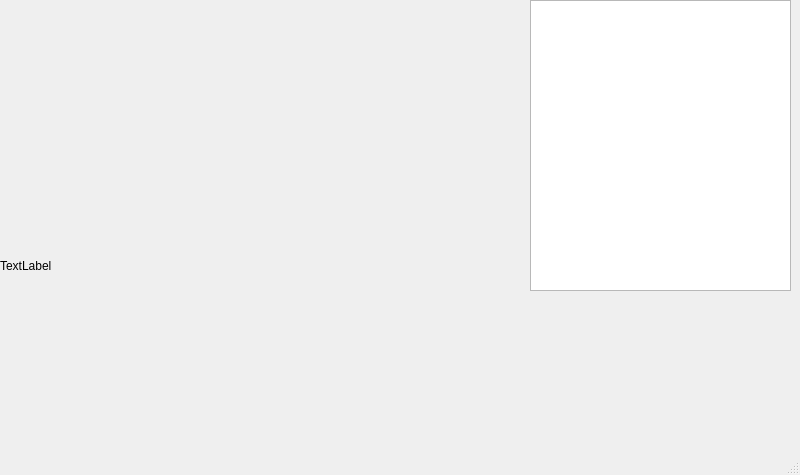
<?xml version="1.0" encoding="UTF-8"?>
<ui version="4.0">
 <class>imageviewer</class>
 <widget class="QMainWindow" name="imageviewer">
  <property name="geometry">
   <rect>
    <x>0</x>
    <y>0</y>
    <width>800</width>
    <height>475</height>
   </rect>
  </property>
  <property name="styleSheet">
   <string notr="true">/*
 * The MIT License (MIT)
 *
 * Copyright (c) &lt;2013-2014&gt; &lt;Colin Duquesnoy&gt;
 *
 * Permission is hereby granted, free of charge, to any person obtaining a copy
 * of this software and associated documentation files (the &quot;Software&quot;), to deal
 * in the Software without restriction, including without limitation the rights
 * to use, copy, modify, merge, publish, distribute, sublicense, and/or sell
 * copies of the Software, and to permit persons to whom the Software is
 * furnished to do so, subject to the following conditions:

 * The above copyright notice and this permission notice shall be included in
 * all copies or substantial portions of the Software.

 * THE SOFTWARE IS PROVIDED &quot;AS IS&quot;, WITHOUT WARRANTY OF ANY KIND, EXPRESS OR
 * IMPLIED, INCLUDING BUT NOT LIMITED TO THE WARRANTIES OF MERCHANTABILITY,
 * FITNESS FOR A PARTICULAR PURPOSE AND NONINFRINGEMENT. IN NO EVENT SHALL THE
 * AUTHORS OR COPYRIGHT HOLDERS BE LIABLE FOR ANY CLAIM, DAMAGES OR OTHER
 * LIABILITY, WHETHER IN AN ACTION OF CONTRACT, TORT OR OTHERWISE, ARISING FROM,
 * OUT OF OR IN CONNECTION WITH THE SOFTWARE OR THE USE OR OTHER DEALINGS IN
 * THE SOFTWARE.
 */
QToolTip
{
    border: 1px solid #76797C;
    background-color: rgb(90, 102, 117);;
    color: white;
    padding: 5px;
    opacity: 200;
}

QWidget
{
    color: #eff0f1;
    background-color: #31363b;
    selection-background-color:#3daee9;
    selection-color: #eff0f1;
    background-clip: border;
    border-image: none;
    border: 0px transparent black;
    outline: 0;
}

QWidget:item:hover
{
    background-color: #18465d;
    color: #eff0f1;
}

QWidget:item:selected
{
    background-color: #18465d;
}

QCheckBox
{
    spacing: 5px;
    outline: none;
    color: #eff0f1;
    margin-bottom: 2px;
}

QCheckBox:disabled
{
    color: #76797C;
}

QCheckBox::indicator,
QGroupBox::indicator
{
    width: 18px;
    height: 18px;
}
QGroupBox::indicator
{
    margin-left: 2px;
}

QCheckBox::indicator:unchecked
{
    image: url(:/qss_icons/rc/checkbox_unchecked.png);
}

QCheckBox::indicator:unchecked:hover,
QCheckBox::indicator:unchecked:focus,
QCheckBox::indicator:unchecked:pressed,
QGroupBox::indicator:unchecked:hover,
QGroupBox::indicator:unchecked:focus,
QGroupBox::indicator:unchecked:pressed
{
  border: none;
    image: url(:/qss_icons/rc/checkbox_unchecked_focus.png);
}

QCheckBox::indicator:checked
{
    image: url(:/qss_icons/rc/checkbox_checked.png);
}

QCheckBox::indicator:checked:hover,
QCheckBox::indicator:checked:focus,
QCheckBox::indicator:checked:pressed,
QGroupBox::indicator:checked:hover,
QGroupBox::indicator:checked:focus,
QGroupBox::indicator:checked:pressed
{
  border: none;
    image: url(:/qss_icons/rc/checkbox_checked_focus.png);
}


QCheckBox::indicator:indeterminate
{
    image: url(:/qss_icons/rc/checkbox_indeterminate.png);
}

QCheckBox::indicator:indeterminate:focus,
QCheckBox::indicator:indeterminate:hover,
QCheckBox::indicator:indeterminate:pressed
{
    image: url(:/qss_icons/rc/checkbox_indeterminate_focus.png);
}

QCheckBox::indicator:checked:disabled,
QGroupBox::indicator:checked:disabled
{
    image: url(:/qss_icons/rc/checkbox_checked_disabled.png);
}

QCheckBox::indicator:unchecked:disabled,
QGroupBox::indicator:unchecked:disabled
{
    image: url(:/qss_icons/rc/checkbox_unchecked_disabled.png);
}

QRadioButton
{
    spacing: 5px;
    outline: none;
    color: #eff0f1;
    margin-bottom: 2px;
}

QRadioButton:disabled
{
    color: #76797C;
}
QRadioButton::indicator
{
    width: 21px;
    height: 21px;
}

QRadioButton::indicator:unchecked
{
    image: url(:/qss_icons/rc/radio_unchecked.png);
}


QRadioButton::indicator:unchecked:hover,
QRadioButton::indicator:unchecked:focus,
QRadioButton::indicator:unchecked:pressed
{
    border: none;
    outline: none;
    image: url(:/qss_icons/rc/radio_unchecked_focus.png);
}

QRadioButton::indicator:checked
{
    border: none;
    outline: none;
    image: url(:/qss_icons/rc/radio_checked.png);
}

QRadioButton::indicator:checked:hover,
QRadioButton::indicator:checked:focus,
QRadioButton::indicator:checked:pressed
{
    border: none;
    outline: none;
    image: url(:/qss_icons/rc/radio_checked_focus.png);
}

QRadioButton::indicator:checked:disabled
{
    outline: none;
    image: url(:/qss_icons/rc/radio_checked_disabled.png);
}

QRadioButton::indicator:unchecked:disabled
{
    image: url(:/qss_icons/rc/radio_unchecked_disabled.png);
}


QMenuBar
{
    background-color: #31363b;
    color: #eff0f1;
}

QMenuBar::item
{
    background: transparent;
}

QMenuBar::item:selected
{
    background: transparent;
    border: 1px solid #76797C;
}

QMenuBar::item:pressed
{
    border: 1px solid #76797C;
    background-color: #3daee9;
    color: #eff0f1;
    margin-bottom:-1px;
    padding-bottom:1px;
}

QMenu
{
    border: 1px solid #76797C;
    color: #eff0f1;
    margin: 2px;
}

QMenu::icon
{
    margin: 5px;
}

QMenu::item
{
    padding: 5px 30px 5px 30px;
    border: 1px solid transparent; /* reserve space for selection border */
}

QMenu::item:selected
{
    color: #eff0f1;
}

QMenu::separator {
    height: 2px;
    background: lightblue;
    margin-left: 10px;
    margin-right: 5px;
}

QMenu::indicator {
    width: 18px;
    height: 18px;
}

/* non-exclusive indicator = check box style indicator
   (see QActionGroup::setExclusive) */
QMenu::indicator:non-exclusive:unchecked {
    image: url(:/qss_icons/rc/checkbox_unchecked.png);
}

QMenu::indicator:non-exclusive:unchecked:selected {
    image: url(:/qss_icons/rc/checkbox_unchecked_disabled.png);
}

QMenu::indicator:non-exclusive:checked {
    image: url(:/qss_icons/rc/checkbox_checked.png);
}

QMenu::indicator:non-exclusive:checked:selected {
    image: url(:/qss_icons/rc/checkbox_checked_disabled.png);
}

/* exclusive indicator = radio button style indicator (see QActionGroup::setExclusive) */
QMenu::indicator:exclusive:unchecked {
    image: url(:/qss_icons/rc/radio_unchecked.png);
}

QMenu::indicator:exclusive:unchecked:selected {
    image: url(:/qss_icons/rc/radio_unchecked_disabled.png);
}

QMenu::indicator:exclusive:checked {
    image: url(:/qss_icons/rc/radio_checked.png);
}

QMenu::indicator:exclusive:checked:selected {
    image: url(:/qss_icons/rc/radio_checked_disabled.png);
}

QMenu::right-arrow {
    margin: 5px;
    image: url(:/qss_icons/rc/right_arrow.png)
}


QWidget:disabled
{
    color: #454545;
    background-color: #31363b;
}

QAbstractItemView
{
    alternate-background-color: #31363b;
    color: #eff0f1;
    border: 1px solid 3A3939;
    border-radius: 2px;
}

QWidget:focus, QMenuBar:focus
{
    border: 1px solid #3daee9;
}

QTabWidget:focus, QCheckBox:focus, QRadioButton:focus, QSlider:focus
{
    border: none;
}

QLineEdit
{
    background-color: #232629;
    padding: 5px;
    border-style: solid;
    border: 1px solid #76797C;
    border-radius: 2px;
    color: #eff0f1;
}

QAbstractItemView QLineEdit
{
    padding: 0;
}

QGroupBox {
    border:1px solid #76797C;
    border-radius: 2px;
    margin-top: 20px;
}

QGroupBox::title {
    subcontrol-origin: margin;
    subcontrol-position: top center;
    padding-left: 10px;
    padding-right: 10px;
    padding-top: 10px;
}

QAbstractScrollArea
{
    border-radius: 2px;
    border: 1px solid #76797C;
    background-color: transparent;
}

QScrollBar:horizontal
{
    height: 15px;
    margin: 3px 15px 3px 15px;
    border: 1px transparent #2A2929;
    border-radius: 4px;
    background-color: #2A2929;
}

QScrollBar::handle:horizontal
{
    background-color: #605F5F;
    min-width: 5px;
    border-radius: 4px;
}

QScrollBar::add-line:horizontal
{
    margin: 0px 3px 0px 3px;
    border-image: url(:/qss_icons/rc/right_arrow_disabled.png);
    width: 10px;
    height: 10px;
    subcontrol-position: right;
    subcontrol-origin: margin;
}

QScrollBar::sub-line:horizontal
{
    margin: 0px 3px 0px 3px;
    border-image: url(:/qss_icons/rc/left_arrow_disabled.png);
    height: 10px;
    width: 10px;
    subcontrol-position: left;
    subcontrol-origin: margin;
}

QScrollBar::add-line:horizontal:hover,QScrollBar::add-line:horizontal:on
{
    border-image: url(:/qss_icons/rc/right_arrow.png);
    height: 10px;
    width: 10px;
    subcontrol-position: right;
    subcontrol-origin: margin;
}


QScrollBar::sub-line:horizontal:hover, QScrollBar::sub-line:horizontal:on
{
    border-image: url(:/qss_icons/rc/left_arrow.png);
    height: 10px;
    width: 10px;
    subcontrol-position: left;
    subcontrol-origin: margin;
}

QScrollBar::up-arrow:horizontal, QScrollBar::down-arrow:horizontal
{
    background: none;
}


QScrollBar::add-page:horizontal, QScrollBar::sub-page:horizontal
{
    background: none;
}

QScrollBar:vertical
{
    background-color: #2A2929;
    width: 15px;
    margin: 15px 3px 15px 3px;
    border: 1px transparent #2A2929;
    border-radius: 4px;
}

QScrollBar::handle:vertical
{
    background-color: #605F5F;
    min-height: 5px;
    border-radius: 4px;
}

QScrollBar::sub-line:vertical
{
    margin: 3px 0px 3px 0px;
    border-image: url(:/qss_icons/rc/up_arrow_disabled.png);
    height: 10px;
    width: 10px;
    subcontrol-position: top;
    subcontrol-origin: margin;
}

QScrollBar::add-line:vertical
{
    margin: 3px 0px 3px 0px;
    border-image: url(:/qss_icons/rc/down_arrow_disabled.png);
    height: 10px;
    width: 10px;
    subcontrol-position: bottom;
    subcontrol-origin: margin;
}

QScrollBar::sub-line:vertical:hover,QScrollBar::sub-line:vertical:on
{

    border-image: url(:/qss_icons/rc/up_arrow.png);
    height: 10px;
    width: 10px;
    subcontrol-position: top;
    subcontrol-origin: margin;
}


QScrollBar::add-line:vertical:hover, QScrollBar::add-line:vertical:on
{
    border-image: url(:/qss_icons/rc/down_arrow.png);
    height: 10px;
    width: 10px;
    subcontrol-position: bottom;
    subcontrol-origin: margin;
}

QScrollBar::up-arrow:vertical, QScrollBar::down-arrow:vertical
{
    background: none;
}


QScrollBar::add-page:vertical, QScrollBar::sub-page:vertical
{
    background: none;
}

QTextEdit
{
    background-color: #232629;
    color: #eff0f1;
    border: 1px solid #76797C;
}

QPlainTextEdit
{
    background-color: #232629;;
    color: #eff0f1;
    border-radius: 2px;
    border: 1px solid #76797C;
}

QHeaderView::section
{
    background-color: #76797C;
    color: #eff0f1;
    padding: 5px;
    border: 1px solid #76797C;
}

QSizeGrip {
    image: url(:/qss_icons/rc/sizegrip.png);
    width: 12px;
    height: 12px;
}


QMainWindow::separator
{
    background-color: #31363b;
    color: white;
    padding-left: 4px;
    spacing: 2px;
    border: 1px dashed #76797C;
}

QMainWindow::separator:hover
{

    background-color: #787876;
    color: white;
    padding-left: 4px;
    border: 1px solid #76797C;
    spacing: 2px;
}


QMenu::separator
{
    height: 1px;
    background-color: #76797C;
    color: white;
    padding-left: 4px;
    margin-left: 10px;
    margin-right: 5px;
}


QFrame
{
    border-radius: 2px;
    border: 1px solid #76797C;
}

QFrame[frameShape=&quot;0&quot;]
{
    border-radius: 2px;
    border: 1px transparent #76797C;
}

QStackedWidget
{
    border: 1px transparent black;
}

QToolBar {
    border: 1px transparent #393838;
    background: 1px solid #31363b;
    font-weight: bold;
}

QToolBar::handle:horizontal {
    image: url(:/qss_icons/rc/Hmovetoolbar.png);
}
QToolBar::handle:vertical {
    image: url(:/qss_icons/rc/Vmovetoolbar.png);
}
QToolBar::separator:horizontal {
    image: url(:/qss_icons/rc/Hsepartoolbar.png);
}
QToolBar::separator:vertical {
    image: url(:/qss_icons/rc/Vsepartoolbar.png);
}
QToolButton#qt_toolbar_ext_button {
    background: #58595a
}

QPushButton
{
    color: #eff0f1;
    background-color: #31363b;
    border-width: 1px;
    border-color: #76797C;
    border-style: solid;
    padding: 5px;
    border-radius: 2px;
    outline: none;
}

QPushButton:disabled
{
    background-color: #31363b;
    border-width: 1px;
    border-color: #454545;
    border-style: solid;
    padding-top: 5px;
    padding-bottom: 5px;
    padding-left: 10px;
    padding-right: 10px;
    border-radius: 2px;
    color: #454545;
}

QPushButton:focus {
    background-color: #3daee9;
    color: white;
}

QPushButton:pressed
{
    background-color: #3daee9;
    padding-top: -15px;
    padding-bottom: -17px;
}

QComboBox
{
    selection-background-color: #3daee9;
    border-style: solid;
    border: 1px solid #76797C;
    border-radius: 2px;
    padding: 5px;
    min-width: 75px;
}

QPushButton:checked{
    background-color: #76797C;
    border-color: #6A6969;
}

QComboBox:hover,QPushButton:hover,QAbstractSpinBox:hover,QLineEdit:hover,QTextEdit:hover,QPlainTextEdit:hover,QAbstractView:hover,QTreeView:hover
{
    border: 1px solid #3daee9;
    color: #eff0f1;
}

QComboBox:on
{
    padding-top: 3px;
    padding-left: 4px;
    selection-background-color: #4a4a4a;
}

QComboBox QAbstractItemView
{
    background-color: #232629;
    border-radius: 2px;
    border: 1px solid #76797C;
    selection-background-color: #18465d;
}

QComboBox::drop-down
{
    subcontrol-origin: padding;
    subcontrol-position: top right;
    width: 15px;

    border-left-width: 0px;
    border-left-color: darkgray;
    border-left-style: solid;
    border-top-right-radius: 3px;
    border-bottom-right-radius: 3px;
}

QComboBox::down-arrow
{
    image: url(:/qss_icons/rc/down_arrow_disabled.png);
}

QComboBox::down-arrow:on, QComboBox::down-arrow:hover,
QComboBox::down-arrow:focus
{
    image: url(:/qss_icons/rc/down_arrow.png);
}

QAbstractSpinBox {
    padding: 5px;
    border: 1px solid #76797C;
    background-color: #232629;
    color: #eff0f1;
    border-radius: 2px;
    min-width: 75px;
}

QAbstractSpinBox:up-button
{
    background-color: transparent;
    subcontrol-origin: border;
    subcontrol-position: center right;
}

QAbstractSpinBox:down-button
{
    background-color: transparent;
    subcontrol-origin: border;
    subcontrol-position: center left;
}

QAbstractSpinBox::up-arrow,QAbstractSpinBox::up-arrow:disabled,QAbstractSpinBox::up-arrow:off {
    image: url(:/qss_icons/rc/up_arrow_disabled.png);
    width: 10px;
    height: 10px;
}
QAbstractSpinBox::up-arrow:hover
{
    image: url(:/qss_icons/rc/up_arrow.png);
}


QAbstractSpinBox::down-arrow,QAbstractSpinBox::down-arrow:disabled,QAbstractSpinBox::down-arrow:off
{
    image: url(:/qss_icons/rc/down_arrow_disabled.png);
    width: 10px;
    height: 10px;
}
QAbstractSpinBox::down-arrow:hover
{
    image: url(:/qss_icons/rc/down_arrow.png);
}


QLabel
{
    border: 0px solid black;
}

QTabWidget{
    border: 0px transparent black;
}

QTabWidget::pane {
    border: 1px solid #76797C;
    padding: 5px;
    margin: 0px;
}

QTabWidget::tab-bar {
    left: 5px; /* move to the right by 5px */
}

QTabBar
{
    qproperty-drawBase: 0;
    border-radius: 3px;
}

QTabBar:focus
{
    border: 0px transparent black;
}

QTabBar::close-button  {
    image: url(:/qss_icons/rc/close.png);
    background: transparent;
}

QTabBar::close-button:hover
{
    image: url(:/qss_icons/rc/close-hover.png);
    background: transparent;
}

QTabBar::close-button:pressed {
    image: url(:/qss_icons/rc/close-pressed.png);
    background: transparent;
}

/* TOP TABS */
QTabBar::tab:top {
    color: #eff0f1;
    border: 1px solid #76797C;
    border-bottom: 1px transparent black;
    background-color: #31363b;
    padding: 5px;
    min-width: 50px;
    border-top-left-radius: 2px;
    border-top-right-radius: 2px;
}

QTabBar::tab:top:!selected
{
    color: #eff0f1;
    background-color: #54575B;
    border: 1px solid #76797C;
    border-bottom: 1px transparent black;
    border-top-left-radius: 2px;
    border-top-right-radius: 2px;    
}

QTabBar::tab:top:!selected:hover {
    background-color: #3daee9;
}

/* BOTTOM TABS */
QTabBar::tab:bottom {
    color: #eff0f1;
    border: 1px solid #76797C;
    border-top: 1px transparent black;
    background-color: #31363b;
    padding: 5px;
    border-bottom-left-radius: 2px;
    border-bottom-right-radius: 2px;
    min-width: 50px;
}

QTabBar::tab:bottom:!selected
{
    color: #eff0f1;
    background-color: #54575B;
    border: 1px solid #76797C;
    border-top: 1px transparent black;
    border-bottom-left-radius: 2px;
    border-bottom-right-radius: 2px;
}

QTabBar::tab:bottom:!selected:hover {
    background-color: #3daee9;
}

/* LEFT TABS */
QTabBar::tab:left {
    color: #eff0f1;
    border: 1px solid #76797C;
    border-left: 1px transparent black;
    background-color: #31363b;
    padding: 5px;
    border-top-right-radius: 2px;
    border-bottom-right-radius: 2px;
    min-height: 50px;
}

QTabBar::tab:left:!selected
{
    color: #eff0f1;
    background-color: #54575B;
    border: 1px solid #76797C;
    border-left: 1px transparent black;
    border-top-right-radius: 2px;
    border-bottom-right-radius: 2px;
}

QTabBar::tab:left:!selected:hover {
    background-color: #3daee9;
}


/* RIGHT TABS */
QTabBar::tab:right {
    color: #eff0f1;
    border: 1px solid #76797C;
    border-right: 1px transparent black;
    background-color: #31363b;
    padding: 5px;
    border-top-left-radius: 2px;
    border-bottom-left-radius: 2px;
    min-height: 50px;
}

QTabBar::tab:right:!selected
{
    color: #eff0f1;
    background-color: #54575B;
    border: 1px solid #76797C;
    border-right: 1px transparent black;
    border-top-left-radius: 2px;
    border-bottom-left-radius: 2px;
}

QTabBar::tab:right:!selected:hover {
    background-color: #3daee9;
}

QTabBar QToolButton::right-arrow:enabled {
     image: url(:/qss_icons/rc/right_arrow.png);
 }

 QTabBar QToolButton::left-arrow:enabled {
     image: url(:/qss_icons/rc/left_arrow.png);
 }

QTabBar QToolButton::right-arrow:disabled {
     image: url(:/qss_icons/rc/right_arrow_disabled.png);
 }

 QTabBar QToolButton::left-arrow:disabled {
     image: url(:/qss_icons/rc/left_arrow_disabled.png);
 }


QDockWidget {
    background: #31363b;
    border: 1px solid #403F3F;
    titlebar-close-icon: url(:/qss_icons/rc/close.png);
    titlebar-normal-icon: url(:/qss_icons/rc/undock.png);
}

QDockWidget::close-button, QDockWidget::float-button {
    border: 1px solid transparent;
    border-radius: 2px;
    background: transparent;
}

QDockWidget::close-button:hover, QDockWidget::float-button:hover {
    background: rgba(255, 255, 255, 10);
}

QDockWidget::close-button:pressed, QDockWidget::float-button:pressed {
    padding: 1px -1px -1px 1px;
    background: rgba(255, 255, 255, 10);
}

QTreeView, QListView
{
    border: 1px solid #76797C;
    background-color: #232629;
}

QTreeView:branch:selected, QTreeView:branch:hover
{
    background: url(:/qss_icons/rc/transparent.png);
}

QTreeView::branch:has-siblings:!adjoins-item {
    border-image: url(:/qss_icons/rc/transparent.png);
}

QTreeView::branch:has-siblings:adjoins-item {
    border-image: url(:/qss_icons/rc/transparent.png);
}

QTreeView::branch:!has-children:!has-siblings:adjoins-item {
    border-image: url(:/qss_icons/rc/transparent.png);
}

QTreeView::branch:has-children:!has-siblings:closed,
QTreeView::branch:closed:has-children:has-siblings {
    image: url(:/qss_icons/rc/branch_closed.png);
}

QTreeView::branch:open:has-children:!has-siblings,
QTreeView::branch:open:has-children:has-siblings  {
    image: url(:/qss_icons/rc/branch_open.png);
}

QTreeView::branch:has-children:!has-siblings:closed:hover,
QTreeView::branch:closed:has-children:has-siblings:hover {
    image: url(:/qss_icons/rc/branch_closed-on.png);
    }

QTreeView::branch:open:has-children:!has-siblings:hover,
QTreeView::branch:open:has-children:has-siblings:hover  {
    image: url(:/qss_icons/rc/branch_open-on.png);
    }

QListView::item:!selected:hover, QTreeView::item:!selected:hover  {
    background: #18465d;
    outline: 0;
    color: #eff0f1
}

QListView::item:selected:hover, QTreeView::item:selected:hover  {
    background: #287399;
    color: #eff0f1;
}

QSlider::groove:horizontal {
    border: 1px solid #565a5e;
    height: 4px;
    background: #565a5e;
    margin: 0px;
    border-radius: 2px;
}

QSlider::handle:horizontal {
    background: #232629;
    border: 1px solid #565a5e;
    width: 16px;
    height: 16px;
    margin: -8px 0;
    border-radius: 9px;
}

QSlider::groove:vertical {
    border: 1px solid #565a5e;
    width: 4px;
    background: #565a5e;
    margin: 0px;
    border-radius: 3px;
}

QSlider::handle:vertical {
    background: #232629;
    border: 1px solid #565a5e;
    width: 16px;
    height: 16px;
    margin: 0 -8px;
    border-radius: 9px;
}

QToolButton {
    background-color: transparent;
    border: 1px transparent #76797C;
    border-radius: 2px;
    margin: 3px;
    padding: 5px;
}

QToolButton[popupMode=&quot;1&quot;] { /* only for MenuButtonPopup */
 padding-right: 20px; /* make way for the popup button */
 border: 1px #76797C;
 border-radius: 5px;
}

QToolButton[popupMode=&quot;2&quot;] { /* only for InstantPopup */
 padding-right: 10px; /* make way for the popup button */
 border: 1px #76797C;
}


QToolButton:hover, QToolButton::menu-button:hover {
    background-color: transparent;
    border: 1px solid #3daee9;
    padding: 5px;
}

QToolButton:checked, QToolButton:pressed,
        QToolButton::menu-button:pressed {
    background-color: #3daee9;
    border: 1px solid #3daee9;
    padding: 5px;
}

/* the subcontrol below is used only in the InstantPopup or DelayedPopup mode */
QToolButton::menu-indicator {
    image: url(:/qss_icons/rc/down_arrow.png);
    top: -7px; left: -2px; /* shift it a bit */
}

/* the subcontrols below are used only in the MenuButtonPopup mode */
QToolButton::menu-button {
    border: 1px transparent #76797C;
    border-top-right-radius: 6px;
    border-bottom-right-radius: 6px;
    /* 16px width + 4px for border = 20px allocated above */
    width: 16px;
    outline: none;
}

QToolButton::menu-arrow {
    image: url(:/qss_icons/rc/down_arrow.png);
}

QToolButton::menu-arrow:open {
    border: 1px solid #76797C;
}

QPushButton::menu-indicator  {
    subcontrol-origin: padding;
    subcontrol-position: bottom right;
    left: 8px;
}

QTableView
{
    border: 1px solid #76797C;
    gridline-color: #31363b;
    background-color: #232629;
}


QTableView, QHeaderView
{
    border-radius: 0px;
}

QTableView::item:pressed, QListView::item:pressed, QTreeView::item:pressed  {
    background: #18465d;
    color: #eff0f1;
}

QTableView::item:selected:active, QTreeView::item:selected:active, QListView::item:selected:active  {
    background: #287399;
    color: #eff0f1;
}


QHeaderView
{
    background-color: #31363b;
    border: 1px transparent;
    border-radius: 0px;
    margin: 0px;
    padding: 0px;

}

QHeaderView::section  {
    background-color: #31363b;
    color: #eff0f1;
    padding: 5px;
    border: 1px solid #76797C;
    border-radius: 0px;
    text-align: center;
}

QHeaderView::section::vertical::first, QHeaderView::section::vertical::only-one
{
    border-top: 1px solid #76797C;
}

QHeaderView::section::vertical
{
    border-top: transparent;
}

QHeaderView::section::horizontal::first, QHeaderView::section::horizontal::only-one
{
    border-left: 1px solid #76797C;
}

QHeaderView::section::horizontal
{
    border-left: transparent;
}


QHeaderView::section:checked
 {
    color: white;
    background-color: #334e5e;
 }

 /* style the sort indicator */
QHeaderView::down-arrow {
    image: url(:/qss_icons/rc/down_arrow.png);
}

QHeaderView::up-arrow {
    image: url(:/qss_icons/rc/up_arrow.png);
}


QTableCornerButton::section {
    background-color: #31363b;
    border: 1px transparent #76797C;
    border-radius: 0px;
}

QToolBox  {
    padding: 5px;
    border: 1px transparent black;
}

QToolBox::tab {
    color: #eff0f1;
    background-color: #31363b;
    border: 1px solid #76797C;
    border-bottom: 1px transparent #31363b;
    border-top-left-radius: 5px;
    border-top-right-radius: 5px;
}

QToolBox::tab:selected { /* italicize selected tabs */
    font: italic;
    background-color: #31363b;
    border-color: #3daee9;
 }

QStatusBar::item {
    border: 0px transparent dark;
 }


QFrame[height=&quot;3&quot;], QFrame[width=&quot;3&quot;] {
    background-color: #76797C;
}


QSplitter::handle {
    border: 1px dashed #76797C;
}

QSplitter::handle:hover {
    background-color: #787876;
    border: 1px solid #76797C;
}

QSplitter::handle:horizontal {
    width: 1px;
}

QSplitter::handle:vertical {
    height: 1px;
}

QProgressBar {
    border: 1px solid #76797C;
    border-radius: 5px;
    text-align: center;
}

QProgressBar::chunk {
    background-color: #05B8CC;
}

QDateEdit
{
    selection-background-color: #3daee9;
    border-style: solid;
    border: 1px solid #3375A3;
    border-radius: 2px;
    padding: 1px;
    min-width: 75px;
}

QDateEdit:on
{
    padding-top: 3px;
    padding-left: 4px;
    selection-background-color: #4a4a4a;
}

QDateEdit QAbstractItemView
{
    background-color: #232629;
    border-radius: 2px;
    border: 1px solid #3375A3;
    selection-background-color: #3daee9;
}

QDateEdit::drop-down
{
    subcontrol-origin: padding;
    subcontrol-position: top right;
    width: 15px;
    border-left-width: 0px;
    border-left-color: darkgray;
    border-left-style: solid;
    border-top-right-radius: 3px;
    border-bottom-right-radius: 3px;
}

QDateEdit::down-arrow
{
    image: url(:/qss_icons/rc/down_arrow_disabled.png);
}

QDateEdit::down-arrow:on, QDateEdit::down-arrow:hover,
QDateEdit::down-arrow:focus
{
    image: url(:/qss_icons/rc/down_arrow.png);
}</string>
  </property>
  <widget class="QWidget" name="centralwidget">
   <widget class="QLabel" name="image">
    <property name="geometry">
     <rect>
      <x>0</x>
      <y>0</y>
      <width>521</width>
      <height>531</height>
     </rect>
    </property>
    <property name="text">
     <string>TextLabel</string>
    </property>
   </widget>
   <widget class="QTableView" name="countList">
    <property name="enabled">
     <bool>true</bool>
    </property>
    <property name="geometry">
     <rect>
      <x>530</x>
      <y>0</y>
      <width>261</width>
      <height>291</height>
     </rect>
    </property>
    <property name="cursor" stdset="0">
     <cursorShape>UpArrowCursor</cursorShape>
    </property>
    <property name="mouseTracking">
     <bool>true</bool>
    </property>
   </widget>
  </widget>
  <widget class="QMenuBar" name="menubar">
   <property name="geometry">
    <rect>
     <x>0</x>
     <y>0</y>
     <width>800</width>
     <height>19</height>
    </rect>
   </property>
  </widget>
  <widget class="QStatusBar" name="statusbar"/>
 </widget>
 <resources/>
 <connections/>
</ui>
